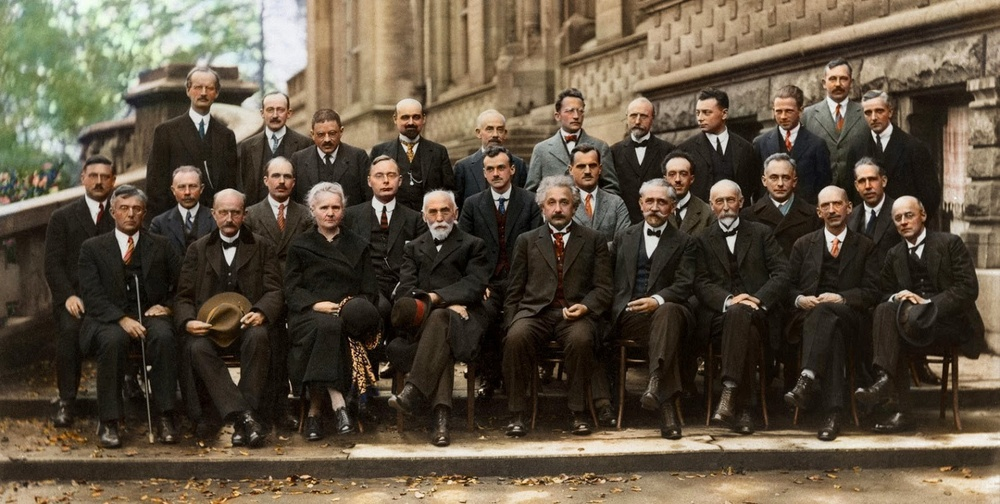
#> input picture facial/demo_pic.jpg, 1000 x 504 px, shrunk from 1600 x 806 before the run
$ python main_runner.py
#> lines starting #> are read from the running program, lines starting #| are printed output that depends on the picture
### facial/face_detector.py
# algo to detect face positions and give out bounding boxes positions
# For now take haar cascade for quick prototyping
# Send the bounding boxes

# Haar Cascade

import cv2
import sys

class detector:

    def __init__(self,algorithm='haar'):
        '''
        Main constructor.

        Parameters:
        arg1 (String): Algorithm selection, default is 'haar'.
                       Possible selections :-
        '''
        self.algorithm = algorithm

    def get_positions(self,img):
        '''
        Gets the bounding boxes positions.

        This is a wrapper function for all the algorithms in this list,
        each algorithm can be individually accessed however.
        Main purpose is for ease of use.
        Select algorithm during init.
        Default to haar.

        Parameters:
        arg1 (numpy.ndarray): image to work on

        Returns:
        numpy.ndarray: Bounding boxes positions
        '''
        if self.algorithm == 'haar':
            faces = self.haar_cascader(img)

        return faces

    def haar_cascader(self,img):
        '''
        Gets the bounding boxes positions.

        Here, haar cascade is specifically used.

        Parameters:
        arg1 (numpy.ndarray): image to work on

        Returns:
        numpy.ndarray: Bounding boxes positions
        '''
        path_frontfacecascade = "haarcascade_frontalface_default.xml"   # Get the xml
        model = cv2.CascadeClassifier(path_frontfacecascade)            # Create Model

        img_gray = cv2.cvtColor(img, cv2.COLOR_BGR2GRAY)                # Gray conversion for haar requirement

        faces = model.detectMultiScale(                                 # faces will store the array of boxes of positions
            img_gray,
            scaleFactor=1.1,
            minNeighbors=5,
            minSize=(1,1),
            flags = cv2.CASCADE_SCALE_IMAGE
        )
        return faces


### facial/main_runner.py
# imports
import sys
import cv2
# My libs
from face_detector import detector

# call the model(image) -> LIST OF BOUNDING BOXES as to where the faces could be
model = detector()      # object of class
list_faces = []         # List to store what we found in an image


# get image
img = cv2.imread('demo_pic.jpg')        # Later change it to a function and accept from there
#> img is the input picture: shape (504, 1000, 3); mean B, G, R 64.3, 81, 92.9

# get positions
faces = model.get_positions(img)
#> in haar_cascader, `img_gray = cv2.cvtColor(img, cv2.COLOR_BGR2GRAY)`:
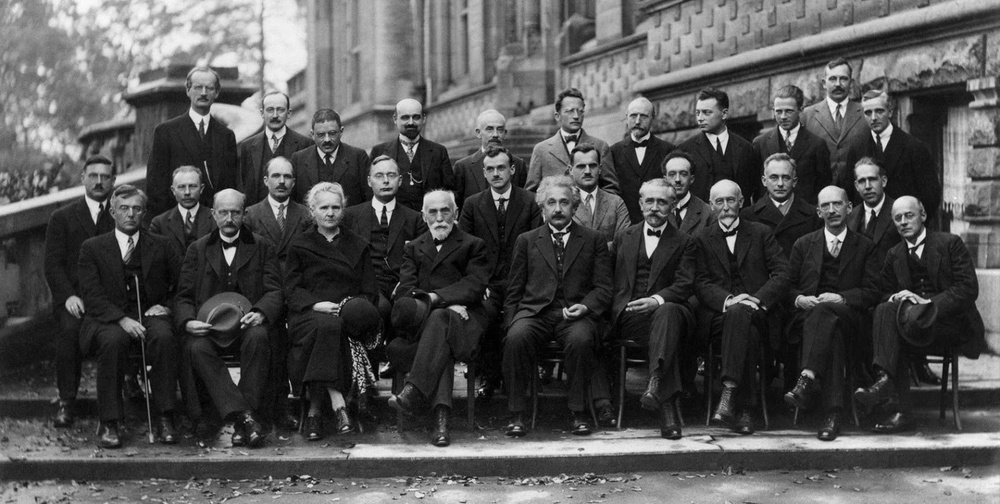
#> img_gray: shape (504, 1000); min 0, max 251, mean 82.7
#> in haar_cascader, `faces = model.detectMultiScale(`: faces = 28 rows, first 6: [824, 68, 29, 29], [188, 76, 31, 31], [260, 99, 29, 29], [770, 101, 28, 28], [572, 154, 31, 31], [480, 156, 32, 32]


'''
# For visual  analysis
for (x, y, w, h) in faces:
    cv2.rectangle(img, (x, y), (x+w, y+h), (0, 255, 0), 2)

cv2.imshow("Faces Detected", img)
cv2.waitKey(0)
'''

# for each face you found
for face in faces:
    (x,y,w,h) = face

    # Crop face
    crop_img = img[y:y+h, x:x+w]

    # Store in list
    list_faces.append(crop_img)
#> this loop made 28 passes
#> (x, y, w, h) on passes 1 to 12: (824, 68, 29, 29), (188, 76, 31, 31), (260, 99, 29, 29), (770, 101, 28, 28), (572, 154, 31, 31), (480, 156, 32, 32), (263, 162, 37, 37), (366, 160, 39, 39), (84, 164, 32, 32), (851, 167, 35, 35), (171, 174, 33, 33), (706, 183, 42, 42)
#> pass 1, `crop_img = img[y:y+h, x:x+w]`:
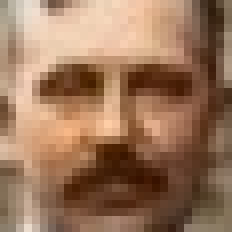
#> crop_img: shape (29, 29, 3) (shown 8 times larger); mean B, G, R 90.8, 117.4, 154.1
#> pass 2, `crop_img = img[y:y+h, x:x+w]`:
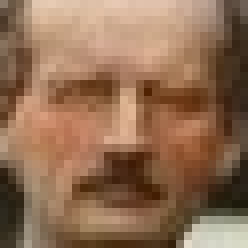
#> crop_img: shape (31, 31, 3) (shown 8 times larger); mean B, G, R 83.3, 109.7, 144.7
#> pass 3, `crop_img = img[y:y+h, x:x+w]`:
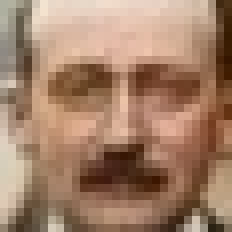
#> crop_img: shape (29, 29, 3) (shown 8 times larger); mean B, G, R 105.1, 128.4, 162.9
#> after the loop, list_faces = 28 items

'''
# For visual analysis
cv2.imshow("cropped", list_faces[0])
cv2.waitKey(0)
'''

    # Align images
    # send to 'parameter calculation algorithm'
    # save parameters to dataset(pandas dataframe)
    # (Later Stage) Calculate Clusters and all
